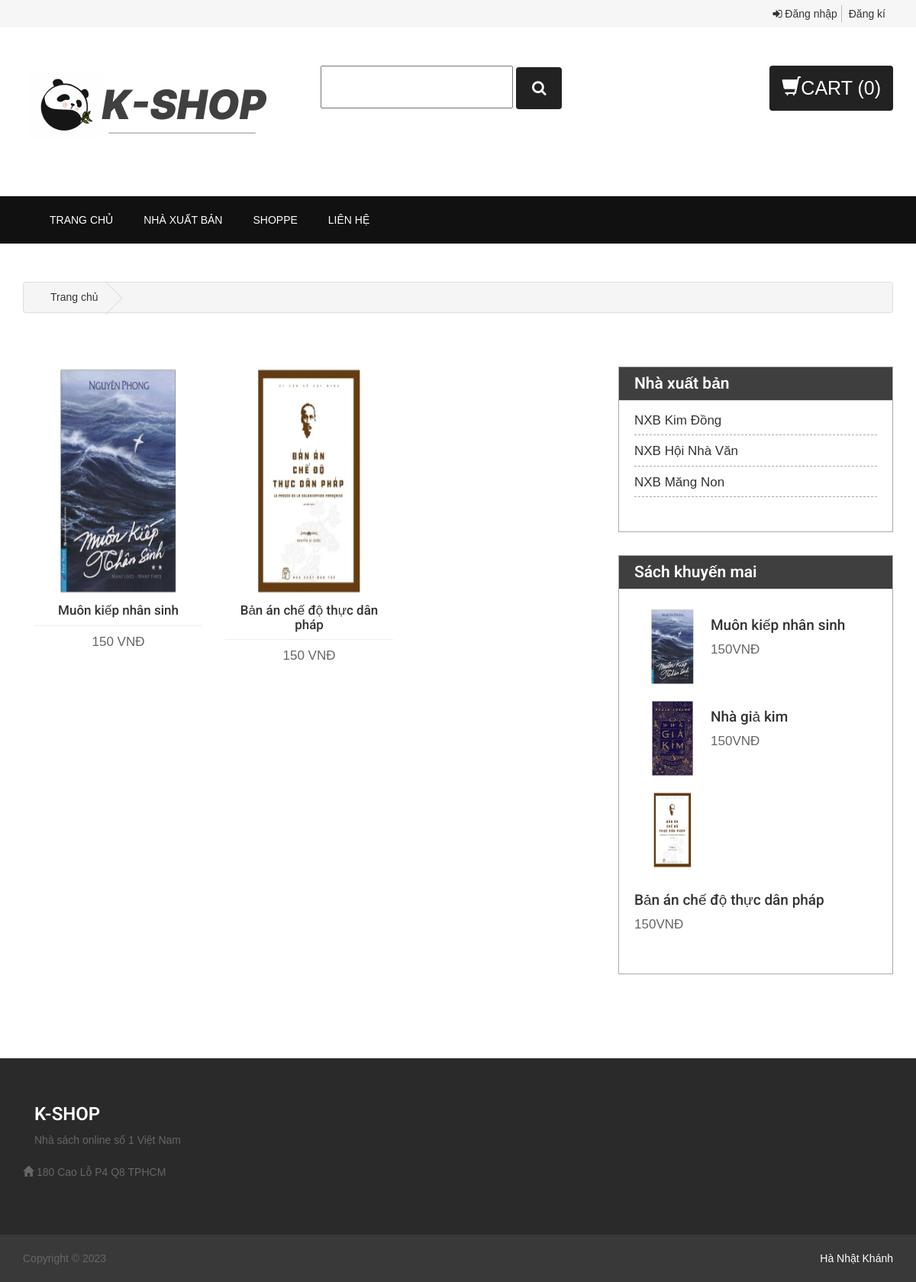
The app's page /cartegory.php?nxb_id=1 with its own data.
### tables this page shows
CREATE TABLE IF NOT EXISTS `sanpham` (
  `sp_id` int(11) NOT NULL AUTO_INCREMENT,
  `sp_ten` varchar(255) NOT NULL,
  `sp_gia` int(255) NOT NULL,
  `sp_giakhuyenmai` int(11) NOT NULL,
  `sp_img` varchar(255) NOT NULL,
  `sp_khuyenmai` tinyint(1) NOT NULL,
  `nxb_id` int(11) NOT NULL,
  `sp_mota` text NOT NULL,
  `tacgia` varchar(255) NOT NULL,
  PRIMARY KEY (`sp_id`),
  KEY `FK1` (`nxb_id`)
);

CREATE TABLE IF NOT EXISTS `nhaxuatban` (
  `nxb_id` int(11) NOT NULL AUTO_INCREMENT,
  `nxb_name` varchar(255) NOT NULL,
  PRIMARY KEY (`nxb_id`)
);

### cartegory.php (the view, shortened to what this page needs)
<?php
include "head.php";
include "header.php";
include "menu.php";
?>
<div id="page-content" class="single-page">
    <div class="container">
        <div class="row">
            <div class="col-lg-12">
                <ul class="breadcrumb">
                    <li><a href="index.php">Trang chủ</a></li>
                </ul>
            </div>
        </div>
        <div class="row">
            <div id="main-content" class="col-md-8">
                <div class="row">
                    <div class="col-md-12">
                        <div class="products">
                            <?php
                            require 'connect/config.php';
                            $nxb = $_GET["nxb_id"];
                            $sql_s = 'select count(nxb_id) as total from sanpham where nxb_id = ' . $nxb;
                            $result = $conn->query($sql_s);
                            $row = $result->fetch_assoc();
                            if ($row['total'] == 0) {
                            ?>
                                <div class="row">
                                    <div class="col-lg-12">
                                        <div class="heading">
                                            <h1 style="color:red">không có Sách nào</h1>
                                        </div>
                                    </div>
                                    <?php
                                } else {
                                    $result = mysqli_query($conn, "SELECT * FROM sanpham where nxb_id = '$nxb' LIMIT 4 ");
                                    while ($row = mysqli_fetch_assoc($result)) {
                                    ?>
                                        <div class="col-lg-4 col-md-4 col-xs-12">
                                            <div class="product">
                                                <div class="image"><a href="product.php?sp_id=<?php echo $row["sp_id"] ?>"><img src="img/<?php echo $row["sp_img"] ?>" style="width:300px;height:300px" /></a></div>
                                                <div class="caption">
                                                    <div class="name">
                                                        <h3><a href="product.php?sp_id=<?php echo $row["sp_id"] ?>"><?php echo $row["sp_ten"] ?></a></h3>
                                                    </div>
                                                    <div class="price"><?php echo $row["sp_gia"] ?> VNĐ</div>
                                                </div>
                                            </div>
                                        </div>
                                <?php
                                    }
                                }
                                ?>
                                </div>
                        </div>
                    </div>
                    <div class="row text-center">
                    </div>
                </div>
                <?php
                include "sidebar.php"
                ?>
            </div>
        </div>
    </div>
    <?php
    include "footer.php"
    ?>
    </body>
    </html>

### sidebar.php
<div id="sidebar" class="col-md-4">
	<div class="widget wid-categories">
		<div class="heading">
			<h4>Nhà xuất bản</h4>
		</div>
		<div class="content">
			<ul>
				<?php
				require 'connect/config.php';
				$layidrandom = "SELECT nxb_id,nxb_name  from nhaxuatban";
				$kq = $conn->query($layidrandom);
				if ($kq->num_rows > 0) {
					while ($d = $kq->fetch_assoc()) {
				?>
						<li><a href="category.php?nxb_id=<?php echo $d["nxb_id"] ?>"><?php echo $d["nxb_name"] ?></a></li>
				<?php
					}
				}
				?>
			</ul>
		</div>
	</div>
	<div class="widget wid-product">
		<div class="heading">
			<h4>Sách khuyến mai</h4>
		</div>
		<div class="content">
			<?php
			$query = "SELECT * from sanpham where sp_khuyenmai = 0 limit 4;";
			$rs = $conn->query($query);
			if ($rs->num_rows > 0) {
				while ($row = $rs->fetch_assoc()) {
			?>
					<div class="product">
						<a href="product.php?sp_id=<?php echo $row["sp_id"] ?>"><img src="img/<?php echo $row["sp_img"] ?>" style="width:80px;height:100px" /></a>
						<div class="wrapper">
							<h5><a href="product.php?sp_id=<?php echo $row["sp_id"] ?>"><?php echo $row["sp_ten"] ?></a></h5>
							<div class="price"><?php echo $row["sp_gia"] ?>VNĐ</div>
						</div>
					</div>
			<?php
				}
			}
			?>
		</div>
	</div>
</div>

### css/style.css (style rules this page uses)
body { font-family: Arial;color: #666;background-color: #fff;font-size: 14px;line-height: 1.6em;font-weight: 400; }
html, body { width:100%; padding:0; margin:0; }
html { -webkit-text-size-adjust: none; }
img { max-width:100%; height: auto;width: auto\9; }
h3 { font-size: 32px; }
h4 { font-size: 28px; }
h5 { font-size: 24px; }
h1,h2,h3,h4,h5,h6 { font-family: 'Roboto', sans-serif;font-weight: 600;color: #111; }
a { color: #333; -webkit-transition: all .2s ease-in-out; -moz-transition: all .2s ease-in-out; transition: all .2s ease-in-out; text-decoration: none; }
ul { padding: 0;margin: 0; }
ul li { list-style:none; }
#page-content.single-page { margin: 50px 0; }
#page-content .row { margin-bottom: 30px; }
.heading { border-bottom: 1px solid #ddd;margin-bottom: 30px; }
.breadcrumb { margin-bottom: 40px;border: 1px solid #ddd; }
.breadcrumb > li { text-shadow: 0 1px 0 #FFF;padding: 0 20px;position: relative;white-space: nowrap; }
.breadcrumb > li:after { content: '';display: block;position: absolute;top: -3px;right: -5px;width: 31px;height: 31px;border-right: 1px solid #DDD;border-bottom: 1px solid #DDD;-webkit-transform: rotate(-45deg);-moz-transform: rotate(-45deg);-o-transform: rotate(-45deg);transform: rotate(-45deg); }
.products { text-align: center; }
.products:after, .products:before { clear: both; content: '\0020'; display: block; visibility: hidden; width: 0; height: 0; }
.products .product { margin-bottom: 50px; }
.product:after, .product:before { clear: both; content: '\0020'; display: block; visibility: hidden; width: 0; height: 0; }
.product .name { border-bottom: 1px solid #eee; }
.product .name h3 { font-weight: 500;font-size: 17px;color: #666;margin-top: 10px; }
.product .price { font-size: 17px;margin: 10px 0; }
.widget { margin-bottom: 30px;border: 1px solid #aaa;padding-bottom: 20px; }
.widget .heading { background-color: #3F3F3F;padding: 10px 20px;margin: 0; }
.widget .heading h4 { margin: 0;color: #fff;font-size: 21px; }
.widget .content { padding: 15px 20px; }
.widget.wid-categories ul li { margin-bottom: 10px;border-bottom: 1px dashed #aaa;padding-bottom: 7px; }
.widget.wid-categories ul li a { font-size: 17px; }
.widget.wid-product h5 { font-size: 19px;font-weight: 500;margin-top: 0; }
.widget.wid-product img { float: left; margin: 10px; max-height: 110px; }
.widget.wid-product .wrapper { vertical-align: middle;text-align: left;padding-bottom: 7px;margin-top: 22px;display: inline-block; }

### records on screen
sanpham: sp_img (picture), sp_ten "Muôn kiếp nhân sinh", sp_gia "150"
sanpham: sp_img (picture), sp_ten "Bản án chế độ thực dân pháp", sp_gia "150"
nhaxuatban: nxb_name "NXB Kim Đồng"
nhaxuatban: nxb_name "NXB Hội Nhà Văn"
nhaxuatban: nxb_name "NXB Măng Non"
sanpham: sp_img (picture), sp_ten "Nhà giả kim", sp_gia "150"
